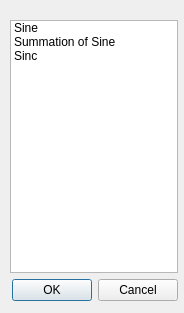
<?xml version="1.0" encoding="UTF-8"?>
<ui version="4.0">
 <class>Fit_Window</class>
 <widget class="QDialog" name="Fit_Window">
  <property name="geometry">
   <rect>
    <x>0</x>
    <y>0</y>
    <width>184</width>
    <height>313</height>
   </rect>
  </property>
  <property name="sizePolicy">
   <sizepolicy hsizetype="Preferred" vsizetype="Preferred">
    <horstretch>0</horstretch>
    <verstretch>0</verstretch>
   </sizepolicy>
  </property>
  <property name="windowTitle">
   <string>Dialog</string>
  </property>
  <widget class="QWidget" name="verticalLayoutWidget">
   <property name="geometry">
    <rect>
     <x>10</x>
     <y>20</y>
     <width>168</width>
     <height>281</height>
    </rect>
   </property>
   <layout class="QVBoxLayout" name="verticalLayout">
    <item>
     <widget class="QListWidget" name="listWidget_showFunctions">
      <item>
       <property name="text">
        <string>Sine</string>
       </property>
      </item>
      <item>
       <property name="text">
        <string>Summation of Sine</string>
       </property>
      </item>
      <item>
       <property name="text">
        <string>Sinc</string>
       </property>
      </item>
     </widget>
    </item>
    <item>
     <widget class="QDialogButtonBox" name="buttonBox">
      <property name="orientation">
       <enum>Qt::Horizontal</enum>
      </property>
      <property name="standardButtons">
       <set>QDialogButtonBox::Cancel|QDialogButtonBox::Ok</set>
      </property>
     </widget>
    </item>
   </layout>
  </widget>
 </widget>
 <resources/>
 <connections>
  <connection>
   <sender>buttonBox</sender>
   <signal>rejected()</signal>
   <receiver>Fit_Window</receiver>
   <slot>reject()</slot>
   <hints>
    <hint type="sourcelabel">
     <x>316</x>
     <y>260</y>
    </hint>
    <hint type="destinationlabel">
     <x>286</x>
     <y>274</y>
    </hint>
   </hints>
  </connection>
  <connection>
   <sender>buttonBox</sender>
   <signal>accepted()</signal>
   <receiver>Fit_Window</receiver>
   <slot>accept()</slot>
   <hints>
    <hint type="sourcelabel">
     <x>248</x>
     <y>254</y>
    </hint>
    <hint type="destinationlabel">
     <x>157</x>
     <y>274</y>
    </hint>
   </hints>
  </connection>
 </connections>
</ui>
